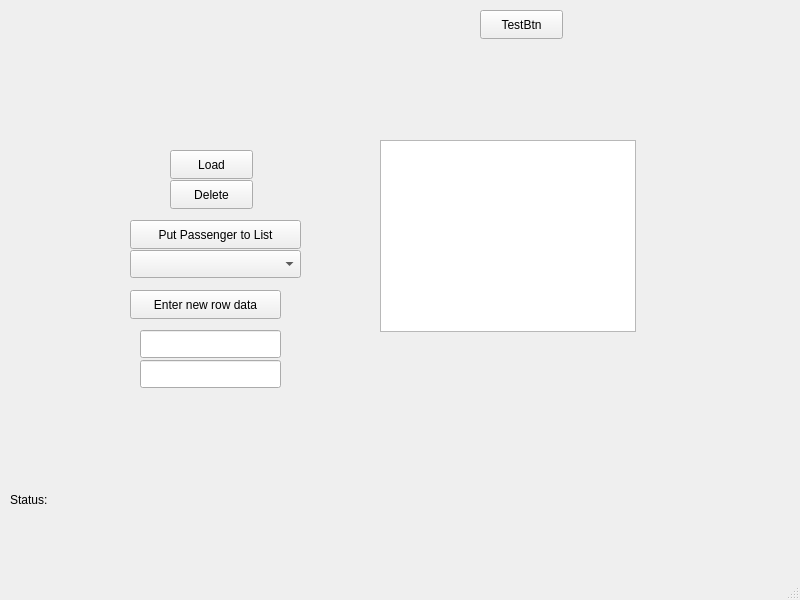
<?xml version="1.0" encoding="UTF-8"?>
<ui version="4.0">
 <class>MainWindow</class>
 <widget class="QMainWindow" name="MainWindow">
  <property name="geometry">
   <rect>
    <x>0</x>
    <y>0</y>
    <width>800</width>
    <height>600</height>
   </rect>
  </property>
  <property name="windowTitle">
   <string>MainWindow</string>
  </property>
  <widget class="QWidget" name="centralwidget">
   <widget class="QLabel" name="label">
    <property name="geometry">
     <rect>
      <x>10</x>
      <y>490</y>
      <width>131</width>
      <height>20</height>
     </rect>
    </property>
    <property name="text">
     <string>Status: </string>
    </property>
   </widget>
   <widget class="QTableView" name="tableView">
    <property name="geometry">
     <rect>
      <x>380</x>
      <y>140</y>
      <width>256</width>
      <height>192</height>
     </rect>
    </property>
   </widget>
   <widget class="QPushButton" name="delete_2">
    <property name="geometry">
     <rect>
      <x>170</x>
      <y>180</y>
      <width>83</width>
      <height>29</height>
     </rect>
    </property>
    <property name="text">
     <string>Delete</string>
    </property>
   </widget>
   <widget class="QComboBox" name="comboBox">
    <property name="geometry">
     <rect>
      <x>130</x>
      <y>250</y>
      <width>171</width>
      <height>28</height>
     </rect>
    </property>
   </widget>
   <widget class="QPushButton" name="pushButton_2">
    <property name="geometry">
     <rect>
      <x>130</x>
      <y>290</y>
      <width>151</width>
      <height>29</height>
     </rect>
    </property>
    <property name="text">
     <string>Enter new row data</string>
    </property>
   </widget>
   <widget class="QLineEdit" name="lineEdit">
    <property name="geometry">
     <rect>
      <x>140</x>
      <y>330</y>
      <width>141</width>
      <height>28</height>
     </rect>
    </property>
   </widget>
   <widget class="QLineEdit" name="lineEdit_2">
    <property name="geometry">
     <rect>
      <x>140</x>
      <y>360</y>
      <width>141</width>
      <height>28</height>
     </rect>
    </property>
   </widget>
   <widget class="QPushButton" name="load_btn">
    <property name="geometry">
     <rect>
      <x>170</x>
      <y>150</y>
      <width>83</width>
      <height>29</height>
     </rect>
    </property>
    <property name="text">
     <string>Load</string>
    </property>
   </widget>
   <widget class="QPushButton" name="putDBtoCombobox">
    <property name="geometry">
     <rect>
      <x>130</x>
      <y>220</y>
      <width>171</width>
      <height>29</height>
     </rect>
    </property>
    <property name="text">
     <string>Put Passenger to List</string>
    </property>
   </widget>
   <widget class="QPushButton" name="test_btn">
    <property name="geometry">
     <rect>
      <x>480</x>
      <y>10</y>
      <width>83</width>
      <height>29</height>
     </rect>
    </property>
    <property name="text">
     <string>TestBtn</string>
    </property>
   </widget>
  </widget>
  <widget class="QMenuBar" name="menubar">
   <property name="geometry">
    <rect>
     <x>0</x>
     <y>0</y>
     <width>800</width>
     <height>25</height>
    </rect>
   </property>
  </widget>
  <widget class="QStatusBar" name="statusbar"/>
 </widget>
 <resources/>
 <connections/>
</ui>
